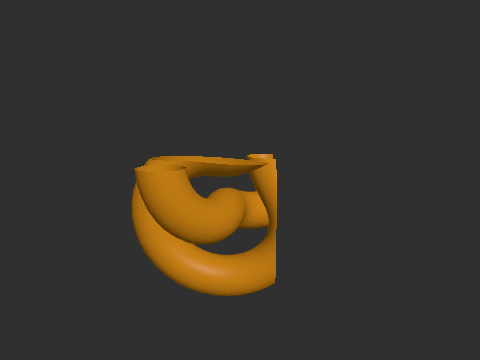
#> input picture tests/threejs/pictures/clipping.png, 480 x 360 px
$ python compare.py ../../tests/threejs/pictures/clipping.png ../../tests/threejs/pictures/custom_geometry.png out.png
#> lines starting #> are read from the running program, lines starting #| are printed output that depends on the picture
"""How far Lory's picture of Babylon.js's first scene is from Babylon's.

    python3 compare.py lory.png babylon.png [diff.png]

Prints, over every pixel: the share that differ at all, the share that
differ by more than 2 (of 255) in any channel, the largest difference, and
the mean; and writes a picture of where they differ (each pixel's largest
difference, times eight).
"""
import sys
from PIL import Image

a = Image.open(sys.argv[1]).convert('RGB')
b = Image.open(sys.argv[2]).convert('RGB')
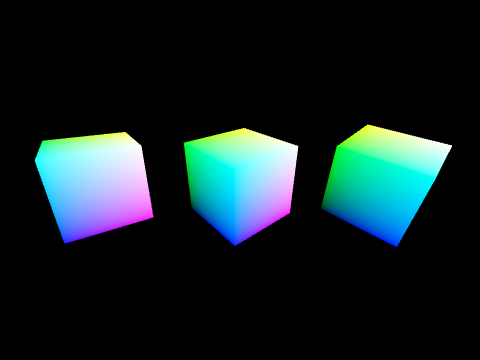
#> input picture tests/threejs/pictures/custom_geometry.png, 480 x 360 px
assert a.size == b.size, (a.size, b.size)
w, h = a.size
#> w = 480; h = 360
pa, pb = a.load(), b.load()
out = Image.new('L', a.size)
#> out: PIL image 480x360 L; every value is 0
po = out.load()
some = over = most = 0
total = 0
for y in range(h):
    for x in range(w):
        d = max(abs(i - j) for i, j in zip(pa[x, y], pb[x, y]))
        po[x, y] = min(255, d * 8)
        total += d
        some += d > 0
        over += d > 2
        most = max(most, d)
#> after the loop, over = 172800; some = 172800; total = 13959108
n = w * h
#> n = 172800
print(f'pixels {n}: differ {100 * some / n:.3f}%, by more than 2 {100 * over / n:.3f}%, largest {most}, mean {total / n:.4f}')
#| pixels 172800: differ 100.000%, by more than 2 100.000%, largest 251, mean 80.7819
if len(sys.argv) > 3:
    out.save(sys.argv[3])
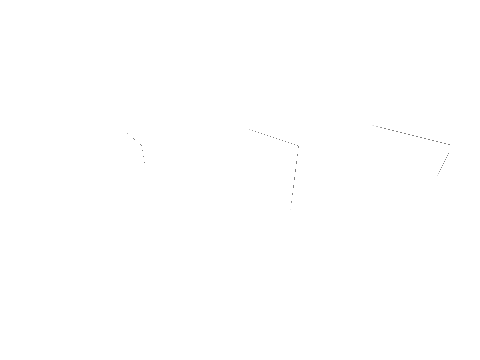
#> saved as out.png: PIL image 480x360 L; min 128, max 255, mean 254.9
